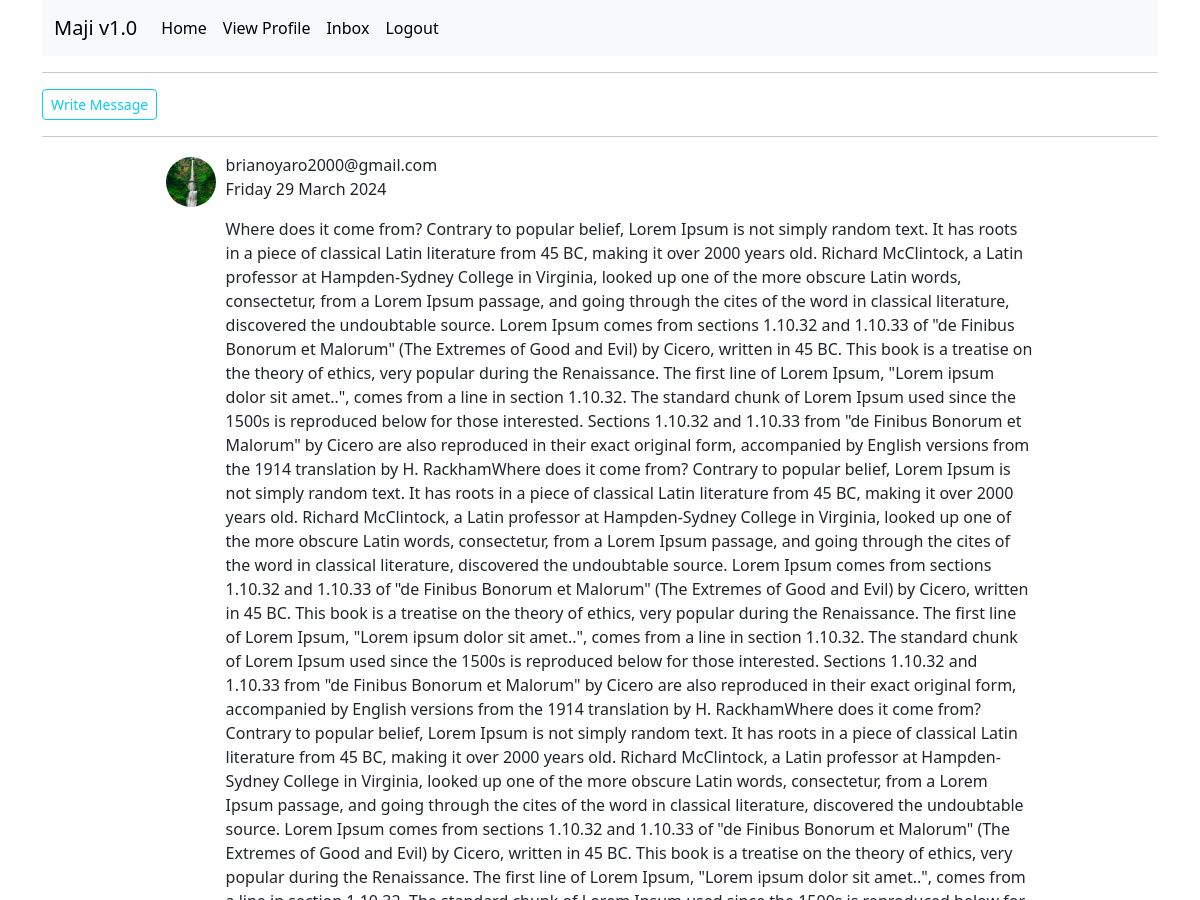
The page /inbox (signed in, upper part) on the database as committed earlier.
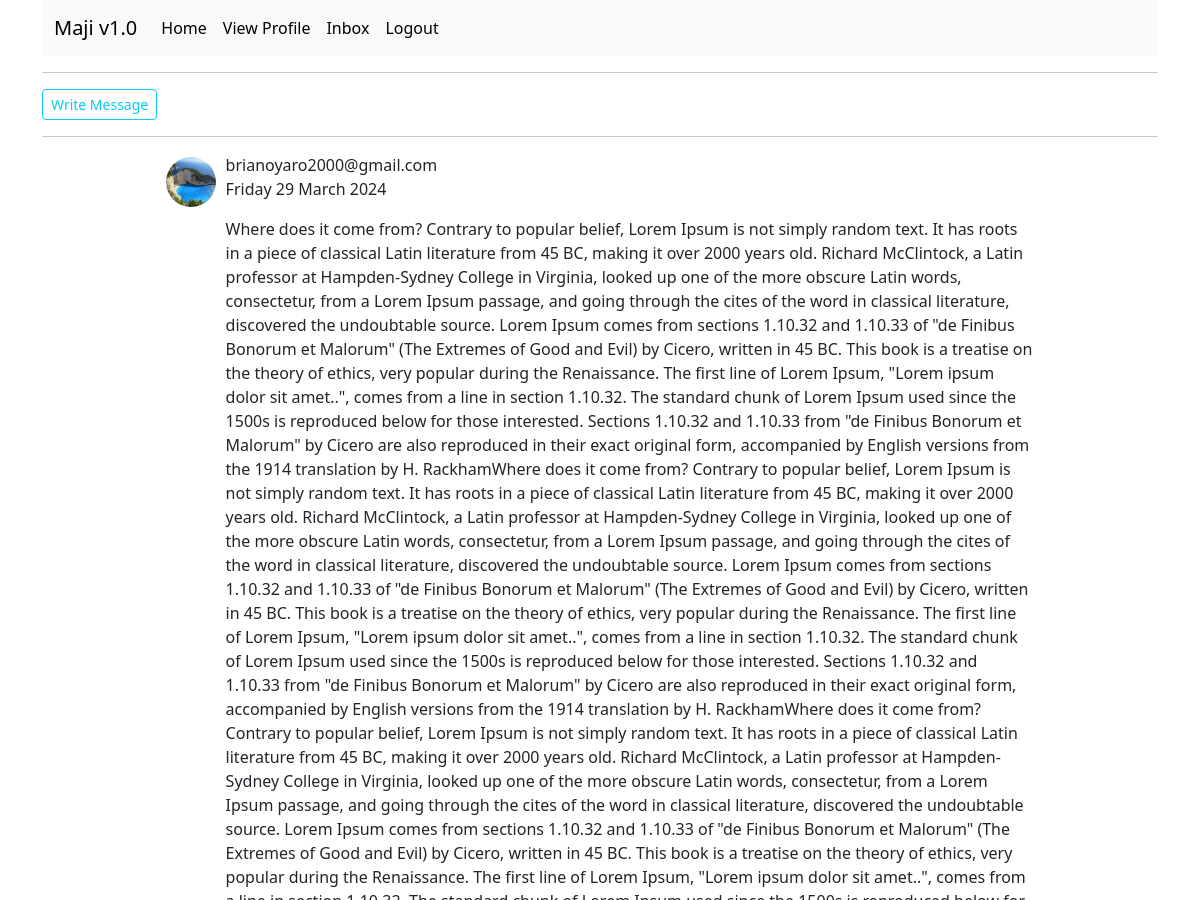
The same page on the database as committed later.
### app/models.py (models this page shows, shortened)
class Message(db.Model):
    id = db.Column(db.Integer, primary_key=True)
    content = db.Column(db.Text, nullable=False)
    time = db.Column(db.DateTime, nullable=False, default=datetime.utcnow)
    sender_id = db.Column(db.Integer, db.ForeignKey('users.id'), nullable=False)
    receiver_id = db.Column(db.Integer, db.ForeignKey('users.id'), nullable=False)

class Users(UserMixin, db.Model):
    id = db.Column(db.Integer, primary_key=True)
    username = db.Column(db.String(50), index=True)
    email = db.Column(db.String(120), index=True, unique=True)
    county = db.Column(db.String(30))
    phone_number = db.Column(db.String(13))
    password_hash = db.Column(db.String(128))
    type = db.Column(db.String(10))
    profile_pic = db.Column(db.String(40), nullable=False, default="default.jpg")
    orderee = db.relationship("Order", foreign_keys='Order.buyer_name', backref='purchaser', lazy="dynamic")
    ordered_to = db.relationship("Order", foreign_keys='Order.seller_id', cascade="all, delete-orphan", backref='seller', lazy="dynamic")
    sender = db.relationship("Message", foreign_keys='Message.sender_id', cascade="all, delete-orphan", backref='sender', lazy='dynamic')
    receiver = db.relationship("Message", foreign_keys='Message.receiver_id', cascade="all, delete-orphan", backref='receiver', lazy='dynamic')

### app/main/routes.py (the view)
@bp.route('/inbox', methods=["GET", "POST"])
@login_required
def inbox():
    page = request.args.get("page", 1, type=int)
    messages = Message.query.filter_by(receiver=current_user).order_by(Message.id.desc()).paginate(page=page,per_page= current_app.config['PER_PAGE'], error_out=False)
    next_url = url_for("main.inbox", page=messages.next_num) if messages.has_next else None
    prev_url = url_for("main.inbox", page=messages.prev_num) if messages.has_prev else None
    return render_template('inbox.html', messages=messages, title="MyInbox", next_url=next_url, prev_url=prev_url)

### app/models.py (called while the page is built)
@login.user_loader
def Load_user(id):
    return Users.query.get(int(id))

### app/templates/inbox.html (shortened to what this page needs)
{% extends 'base.html' %}
{% block content %}
<a href="{{ url_for("main.new_message") }}" class="btn btn-outline-info btn-sm">Write Message</a>
<hr>
{% if messages.items|length > 0 %}
        {% for message in messages.items %}
                <div style="display: flex; max-width: 80%" class="container mb-2">
			<div> <img class="rounded-circle mt-1" style="height: 50px; width: 50px;" src="{{ url_for("static", filename="pictures/" + message.sender.profile_pic) }}"></div>
                        <div style="display: block; margin-left: 10px;">
                                <p>{{ message.sender.email }}<br>{{ message.time.strftime("%A %d %B %Y") }}</p>
                                <p>{{ message.content }}</p>
                        </div>
                </div>
        {% endfor %}
{% else %}
        <p><i>No messages</i></p>
{% endif %}
{% endblock %}

### app/templates/base.html (shortened to what this page needs)
<!doctype html>
<html lang="en">
	<head>
		<link href="https://cdn.jsdelivr.net/npm/bootstrap@5.3.3/dist/css/bootstrap.min.css" rel="stylesheet">
	</head>
	<body>
		<div class="container">
			{% include 'nav.html' %}
			<hr>
			{% block content %}
			{% endblock %}
		</div>
	</body>
</html>

### app/templates/nav.html (shortened to what this page needs)
<nav class="navbar navbar-expand-lg bg-body-tertiary">
	<div class="container-fluid">
		<a class="navbar-brand" href="#">Maji v1.0</a>
		<div class="collapse navbar-collapse" id="navbarSupportedContent">
			<ul class="navbar-nav me-auto mb-2 mb-lg-0">
				{% if current_user.is_anonymous %}
				<li class="nav-item"><a class="nav-link active" aria-current="page" href="{{ url_for("auth.login") }}">Login</a></li>
				<li class="nav-item"><a class="nav-link active" aria-current="page" href="{{ url_for("auth.register") }}">Register</a></li>
				{% else %}
				{% if current_user.email == "admin@admin.com" %}
				<li class="nav-item"><a class="nav-link active" aria-current="page" href="{{ url_for("main.admin") }}">Home</a></li>
				{% else %}
				<li class="nav-item"><a class="nav-link active" aria-current="page" href="{{ url_for("main.home") }}">Home</a></li>
				{% endif %}
				<li class="nav-item"><a class="nav-link active" aria-current="page" href="{{ url_for("main.profile") }}">View Profile</a></li>
				<li class="nav-item"><a class="nav-link active" aria-current="page" href="{{ url_for("main.inbox") }}">Inbox</a></li>
				<li class="nav-item"><a class="nav-link active" aria-current="page" href="{{ url_for("auth.logout") }}">Logout</a></li>
				{% endif %}
			</ul>
		</div>
	</div>
</nav>

Rows that differ between the two databases and show on the page:
changed through a linked row, Message "brianoyaro2000@gmail.com": profile_pic: picture added in place of a placeholder
